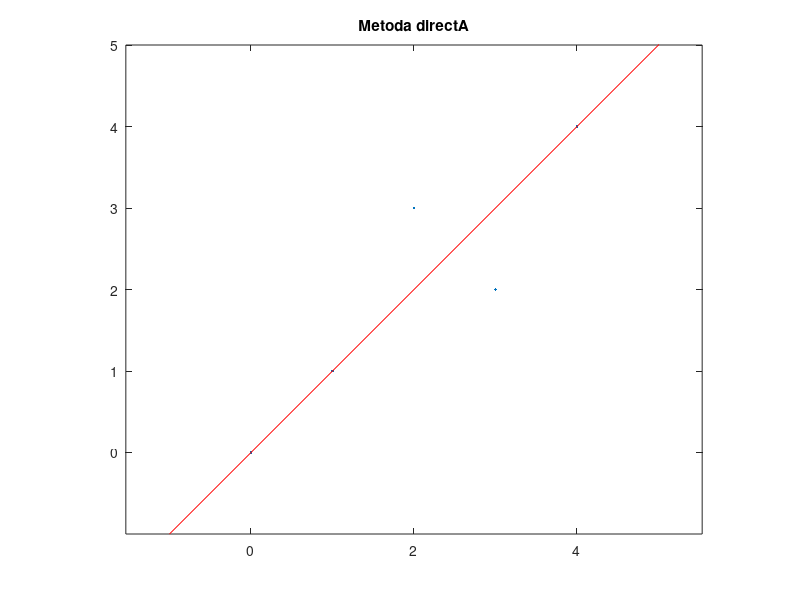

Write the MATLAB code that produced this figure.
function primerLS()

% izberi metodo
% type = 'pseudoinverseDirect' ;  
% type = 'pseudoinverseSVD' ;  
% type = 'directAA' ; 
type = 'directA' ; 

% generiraj podatke
c = 0 ; d = 0 ; ep = 1  ;
a = [ 0 0; 1 1; 2 3 ; 3 2 ; 4 4  ]*ep ; 
% dt = 0.1 ; x = 0 :dt: 10 ; a = [x', x'+randn(size(x,2),1)*0.5]*ep ;
a(:,1) = a(:,1)+c ; a(:,2) = a(:,2)+d ;

figure(1) ; clf ;
plot(a(:,1),a(:,2),'.') ; 
axis equal ; axis tight ; ax = axis ;
axis( [ax(1)-1, ax(2)+1,ax(3)-1,ax(4)+1] ) ;
p11 = -1 ; p21 = 10 ;
p11 = p11*ep + c ; p21 = p21*ep + c ;
 
switch(type)
    case 'pseudoinverseDirect'
        A = [a(:,1), ones(size(a,1),1) ] ;
        b = a(:,2) ;
        
        At = inv(A'*A)*A' ; 
        
        x = At*b ;
        
        p12 = p11*x(1) + x(2) ;
        p22 = p21*x(1) + x(2) ;
        hold on ; plot([p11,p21],[p12,p22],'r') ;
 case 'pseudoinverseSVD'
        A = [a(:,1), ones(size(a,1),1) ] ;
        b = a(:,2) ;
 
        [U,S,V] = svd(A) ; 
        
        % mo?nost 1
        is = S ; is(1:2,1:2) = inv(is(1:2,1:2)) ;
        At = V*is'*U' ;
        
        % mo?nost 2
%         At = V*inv(S(1:2,1:2))*U(:,1:2)' ;
                
        x = At*b ;
        
        p12 = p11*x(1) + x(2) ;
        p22 = p21*x(1) + x(2) ;
        hold on ; plot([p11,p21],[p12,p22],'r') ;        
    case 'directAA'
        A = [a] ;
        s = mean(A) ;
        A = bsxfun(@minus, A, s) ;
        
        A2 = A'*A ;
        [U,S,V] = svd(A2) ;
         
        x = U(:,end) ;
        a = x(1) ; 
        b = x(2) ;
        d = s*[a,b]' ;
        
        p12 = -(p11*a - d)/b ;
        p22 = -(p21*a - d)/b  ;        
        
        hold on ; plot([p11,p21],[p12,p22],'r') ;
    case 'directA' 
        A = [a] ;
        s = mean(A) ;
        A = bsxfun(@minus, A, s) ;
   
        [U,S,V] = svd(A) ; 
        x = V(:,end) ;
         
        a = x(1) ; 
        b = x(2) ;
        d = s*[a,b]' ;
        
        p12 = -(p11*a - d)/b ;
        p22 = -(p21*a - d)/b  ; 
 
                
        hold on ; plot([p11,p21],[p12,p22],'r') ;        
end
title(['Metoda ', type]) ;
  
% axis equal ; axis tight
